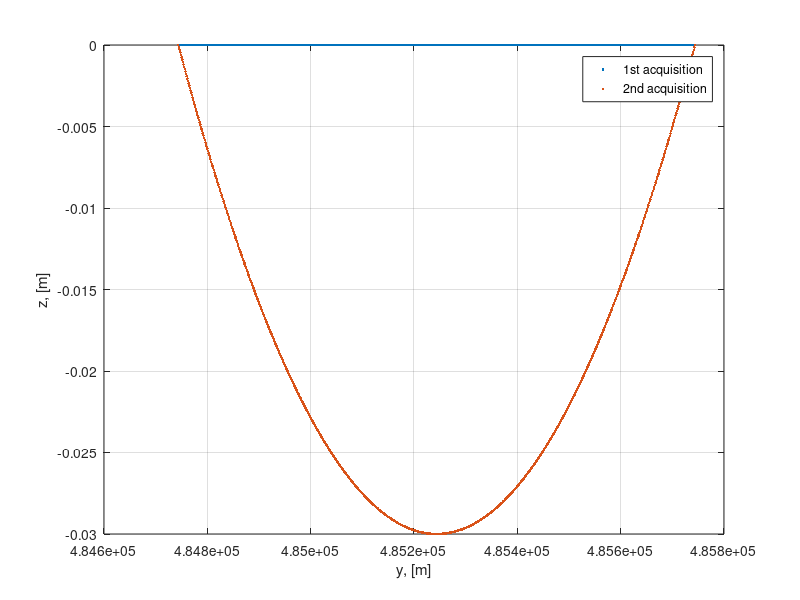
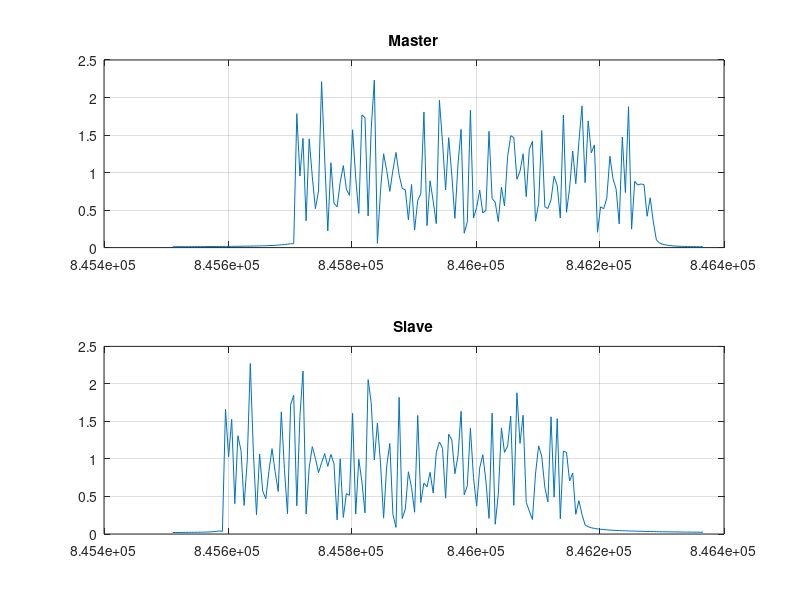
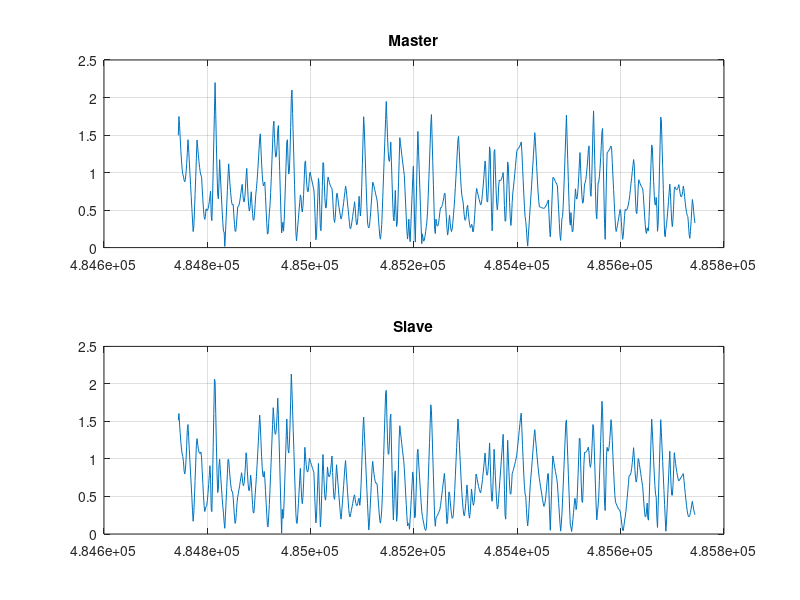
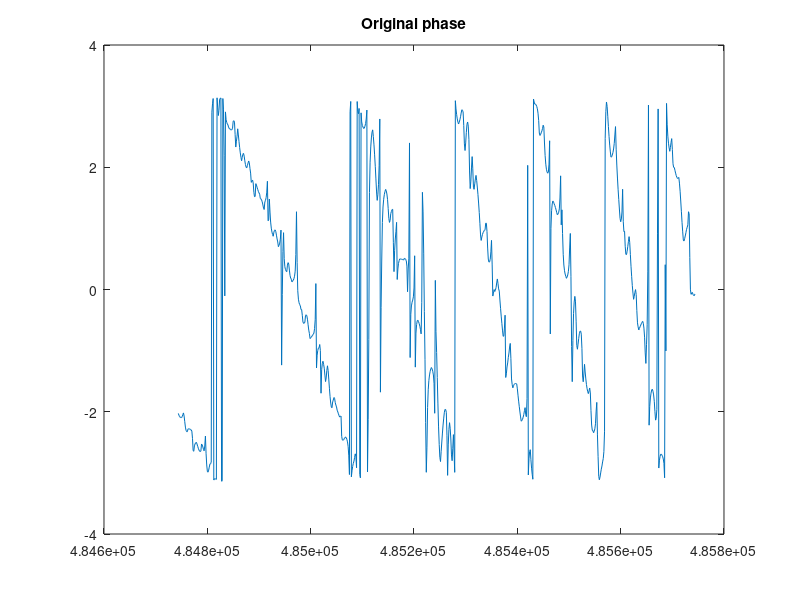

Write the MATLAB code that produced these figures, in order.
clc; clear all; close all;
% SUBSIDIDENCE
h = 693E3; %m
B = 200; %m
f = 5.4E9; %Hz
c = 3e8;
lambda = c/f;

rho_r = 5;%m SLANT RANGE RESOLUTION
theta = deg2rad(35); %rad
sat = [0, h;
       B, h]; % satellites positions

% mountain
span = 1E3; % 1 km along the ground range
center = h*tan(theta); % center of the mountain to preserve the incidence angle
rho_g = rho_r/sin(theta);%ground range resolution
y = (center-span/2:rho_r/4:center+span/2)';
z1 = zeros(size(y));
z = gaussmf(y,[1000*span, center]);

% shift thee gaussian to zero and make the reasonable height
height = -0.03; %3 cm down
z2 = height*(z - min(z))/( max(z) - min(z) );% scale
figure
plot(y,z1,'.')
hold on
plot(y,z2,'.')
grid on
xlabel('y, [m]')
ylabel('z, [m]')
%axis equal
legend('1st acquisition', '2nd acquisition')

% complex reflectivity
Np = length(z);% number of points/scatters;
t = complex(rand(Np, 1), rand(Np,1));

p = [y,z1,z2,t];% points 
%% slant range axis
close all
dist_M = sqrt(sum((sat(1,:) - p(:,[1,2])).^2,2));
dist_S = sqrt(sum((sat(2,:)  - p(:,[1,3])).^2,2));

r_min = min([min(dist_M),min(dist_S)])*0.9999; 
r_max = max([max(dist_M),max(dist_S)])*1.0001;

range = r_min:rho_r:r_max;
%% acquire images
I = zeros(length(sat), length(range));

for n = 1:length(sat)%satelite/ image number
    R_n = sqrt(sum((sat(n,:) - p(:,[1,n+1])).^2,2));
    for r = 1:length(range)% range axis
        I(n,r) = sum(p(:,4).*sinc((range(r)-R_n)/rho_r).*exp(-1j*4*pi/lambda*R_n));
    end
end
%%
close all
figure 
subplot(2,1,1)
plot(range,abs(I(1,:)))
title('Master')
grid on
subplot(2,1,2)
plot(range,abs(I(2,:)))
title('Slave')
grid on
%% coregistration
geo = true; % false doesn't work!
% GEO, works
%1
if geo == true
    y_ref = p(:,1);
    z_ref = zeros(length(p(:,2)),1);
    p_ref = [y_ref, z_ref];
    %2
    for n = 1:size(sat, 1)
        R_n_ref(n,:)= sqrt(sum((sat(n,:) - p_ref).^2,2));
    end
    
    for n = 1:size(I,1)
        I_n_c_r(n,:) = interp1(range, I(n,:), R_n_ref(n,:));
    end
    
    % plot in ground range
    close all
    figure 
    subplot(2,1,1)
    plot(y,abs(I_n_c_r(1,:)))
    title('Master')
    grid on
    subplot(2,1,2)
    plot(y,abs(I_n_c_r(2,:)))
    title('Slave')
    grid on
end
%% Interferometric phase 
if geo == true
    close all;
    %1
    % during th class: a(p)*exp(phi)
    % in the hw: a(p)*exp(-phi)
    % CONJUGATE THE ENTIRE IMAGE
    Image = I_n_c_r(1,:).*conj(I_n_c_r(2,:));
    figure;
    plot(y, angle(Image))% if GEO -> plot in y
    title('Original phase')
    
    % 2+3 compensate
    d_R_n_ref = R_n_ref(1,:)-R_n_ref(2,:);
    
    Image_ref = exp(-1j*4*pi/lambda.*d_R_n_ref);
    figure;
    plot(y, angle(Image_ref))
    title('Ref. phase')
    
    Image_flat = Image.*conj(Image_ref);
    phase_comp = angle(Image_flat);
    figure
    plot(y, phase_comp)
    title('compensated phase')
    
    phase_comp_filt = angle(movmean(exp(1j*(phase_comp)), 80));
    %phase_comp_filt = movmedian(phase_comp_filt, 50);
    figure
    plot(y, phase_comp_filt)
    title('filtered phase')
    
    %5
    %MANUALLY
    phase_unwr = phase_comp_filt;
    for i=2:length(phase_comp_filt)% make a decision
        difference = phase_comp_filt(i)-phase_comp_filt(i-1);
        if difference > pi
            phase_unwr(i:end) = phase_unwr(i:end) - 2*pi;
        elseif difference < -pi
            phase_unwr(i:end) = phase_unwr(i:end) + 2*pi;
        end
    end
    
    %phase_unwr = unwrap(phase_comp_filt);
    figure
    plot(y, phase_unwr)
    title('unwrapped phase')
    %6
    
    d_r = -phase_unwr.*lambda/(4*pi)/cos(theta);
    figure
    plot(y, d_r,'r')
    hold on
    plot(y,z2,'g')
    grid on
    legend('estimated','true')
end